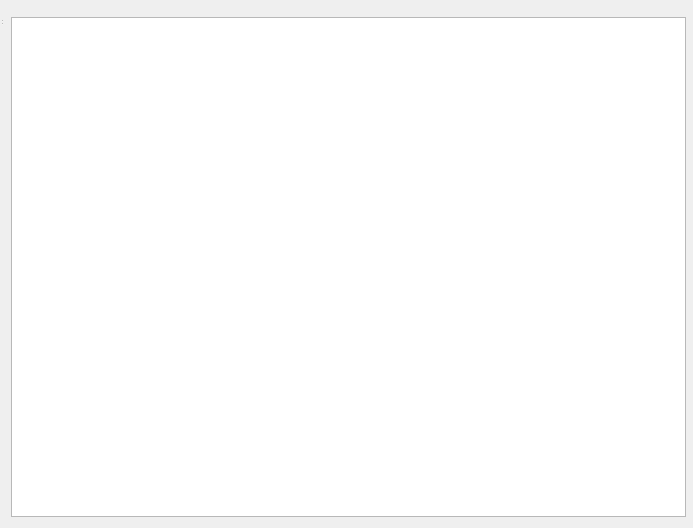
<?xml version="1.0" encoding="UTF-8"?>
<ui version="4.0">
 <class>JeopardyBoard</class>
 <widget class="QDialog" name="JeopardyBoard">
  <property name="geometry">
   <rect>
    <x>0</x>
    <y>0</y>
    <width>693</width>
    <height>528</height>
   </rect>
  </property>
  <property name="sizePolicy">
   <sizepolicy hsizetype="Preferred" vsizetype="Preferred">
    <horstretch>0</horstretch>
    <verstretch>0</verstretch>
   </sizepolicy>
  </property>
  <property name="minimumSize">
   <size>
    <width>693</width>
    <height>528</height>
   </size>
  </property>
  <property name="windowTitle">
   <string>Wheel of Jeopardy!</string>
  </property>
  <layout class="QGridLayout" name="gridLayout">
   <item row="0" column="0">
    <widget class="QMenuBar" name="menubar"/>
   </item>
   <item row="1" column="0">
    <widget class="QTableView" name="tableView">
     <property name="minimumSize">
      <size>
       <width>675</width>
       <height>450</height>
      </size>
     </property>
    </widget>
   </item>
  </layout>
  <widget class="QStatusBar" name="statusbar">
   <property name="geometry">
    <rect>
     <x>0</x>
     <y>0</y>
     <width>3</width>
     <height>26</height>
    </rect>
   </property>
  </widget>
 </widget>
 <resources/>
 <connections/>
</ui>
